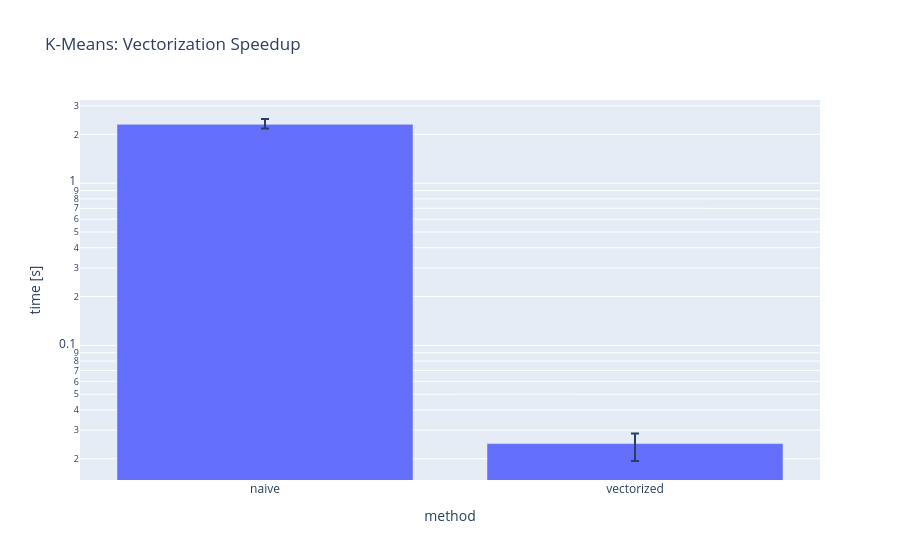

Here is the notebook cell this chart was saved with:
### Markdown cell above
---

### Speed Test

Once again, we will check the speed of our implementation. The speedup should be about ~10-100 times.

### Code cell
tests.benchmark_kmeans().show()

### Figure 1 — Plotly figure (JSON) as saved in the notebook; plotly's stock layout.template omitted (floating-point values rounded to 4 significant figures)
{"data": [{"error_y": {"array": [0.1819, 0.003828], "arrayminus": [0.1335, 0.005425]}, "hovertemplate": "x=%{x}<br>y=%{y}<extra></extra>", "legendgroup": "", "marker": {"color": "#636efa", "pattern": {"shape": ""}}, "name": "", "orientation": "v", "showlegend": false, "textposition": "auto", "type": "bar", "x": ["naive", "vectorized"], "xaxis": "x", "y": [2.305, 0.0248], "yaxis": "y"}], "layout": {"barmode": "relative", "legend": {"tracegroupgap": 0}, "title": {"text": "K-Means: Vectorization Speedup"}, "xaxis": {"anchor": "y", "domain": [0, 1], "title": {"text": "method"}}, "yaxis": {"anchor": "x", "domain": [0, 1], "title": {"text": "time [s]"}, "type": "log"}}}
